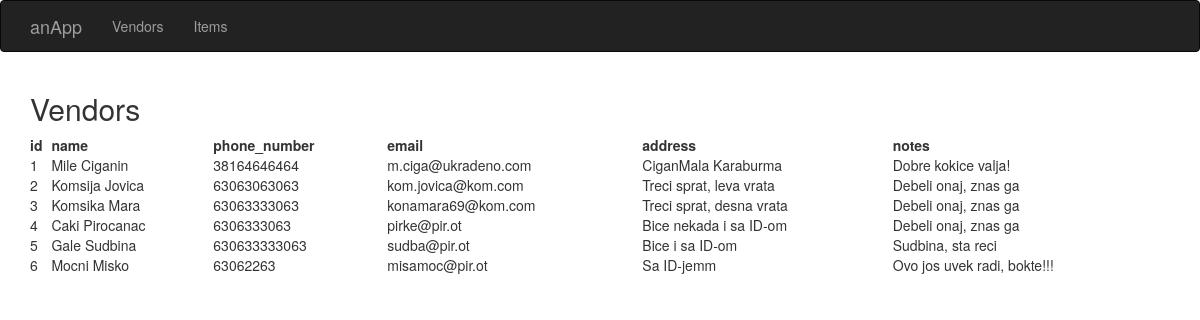
Page /vendors on the earlier database version.
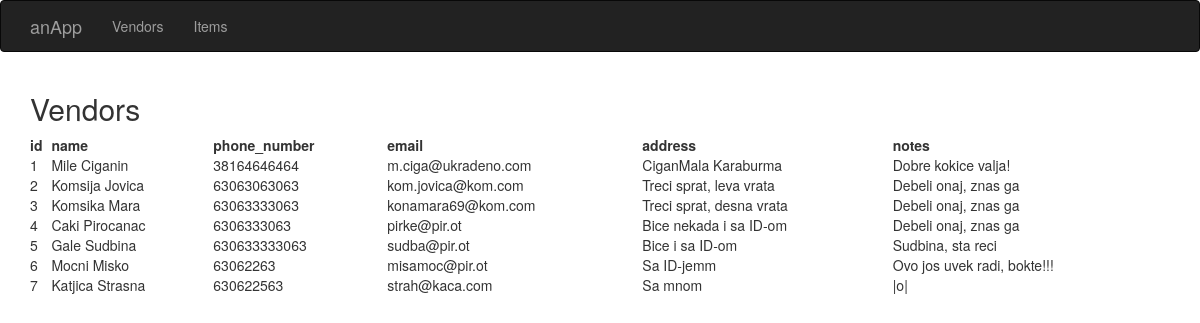
Same page on the later database version.
### model/vendorModel.py (models this page shows, shortened)
class VendorModel(Base):
    __tablename__ = 'vendors'
    id = Column(Integer, unique=True, primary_key=True)
    name = Column(String(20), unique=True, nullable=False)
    phone_number = Column(Integer, nullable=False, unique=True)
    email = Column(String, unique=True, nullable=False)
    address = Column(String, unique=True, nullable=False)
    notes = Column(String, nullable=True)
    def json(self):
        return {
            "id": self.id,
            "name": self.name,
            "phone_number": self.phone_number,
            "email": self.email,
            "address": self.address,
            "notes": self.notes
        }
    @classmethod
    def jsonify_list_of_vendors(cls, list_of_vendors):
        dict_of_vendors = {'vendors': []}
        for element in list_of_vendors:
            dict_of_vendors['vendors'].append(element.json())
        return dict_of_vendors
    @classmethod
    def query_vendors(cls):
        list_of_vendors = session.query(cls).all()
        return cls.jsonify_list_of_vendors(list_of_vendors)

### resources/vendorResource.py (the view)
@vendor_blueprint.route('/vendors', methods=['GET'])
def vendors():
    return render_template('vendor.html', vendors=get_vendor_by_kwargs())

### resources/vendorResource.py (called while the page is built, shortened)
@vendor_blueprint.route('/api/vendors', methods=['GET'])
def get_vendor_by_kwargs():
    if not request.args:
        return VendorModel.query_vendors()

### templates/vendor.html (shortened to what this page needs)
{% extends "base.html" %}
{% block page_content %}
<div class="index">
  <h2>Vendors</h2>
   <table style="width:100%">
   <tr>
       {% for key in vendors['vendors'][0] %}
       <th>{{ key }}</th>
       {% endfor %}
   </tr>
   {% for vendor in vendors['vendors'] %}
   <tr>
       {% for key in vendor %}
       <td>{{ vendor[key] }}</td>
       {% endfor %}
   </tr>
   {% endfor %}
</table>
</div>
{% endblock %}

Differences in the rows shown:
added VendorModel: vendor "7" "Katjica Strasna" "630622563" "strah@kaca.com" "Sa mnom" "|o|"
